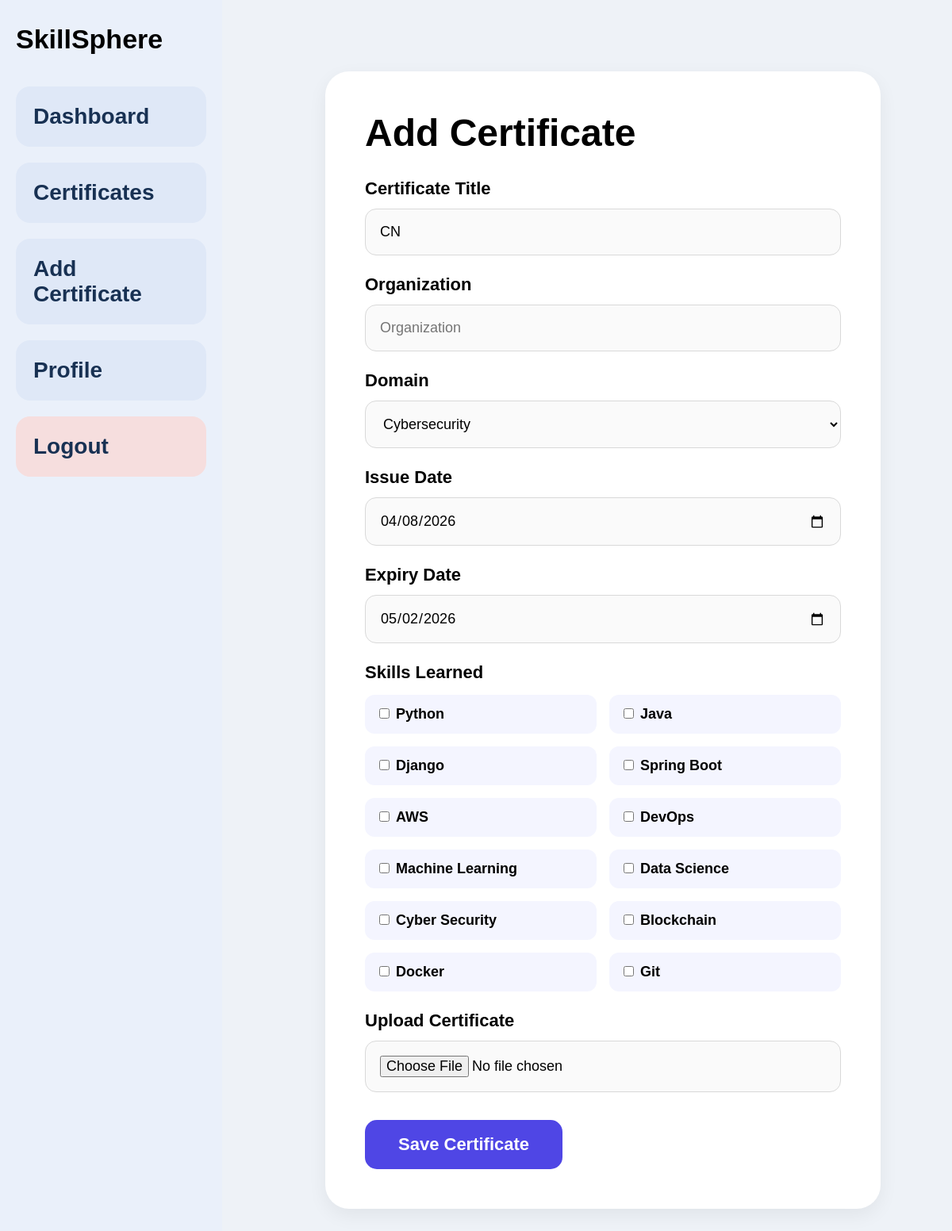
/cert/edit/4/ (signed in), run on the app's committed database.
### certificates/models.py (models this page shows, shortened)
class Certificate(models.Model):
    CATEGORY_CHOICES = [
        ('Cloud','Cloud'),
        ('AI/ML','AI/ML'),
        ('Blockchain','Blockchain'),
        ('Programming','Programming'),
        ('Cybersecurity','Cybersecurity'),
        ('Database','Database'),
        ('Web Development','Web Development'),
    ]
    user=models.ForeignKey(
        settings.AUTH_USER_MODEL,
        on_delete=models.CASCADE
    )
    title=models.CharField(max_length=200)
    issuer=models.CharField(
        max_length=200
    )
    category=models.CharField(
        max_length=50,
        choices=CATEGORY_CHOICES
    )
    issue_date=models.DateField()
    expiry_date=models.DateField()
    description=models.TextField(
        blank=True
    )
    certificate_file=models.FileField(
        upload_to='certificates/'
    )
    is_verified=models.BooleanField(
        default=False
    )

### certificates/views.py (the view)
@login_required
def edit_certificate(request,pk):
    cert=get_object_or_404(
        Certificate,
        id=pk,
        user=request.user
    )
    if request.method=="POST":
        form=CertificateForm(
            request.POST,
            request.FILES,
            instance=cert
        )
        if form.is_valid():
            form.save()
            return redirect(
                'certificates'
            )
    else:
        form=CertificateForm(
            instance=cert
        )
    return render(
        request,
        'certificates/add_certificate.html',
        {'form':form}
    )

### templates/certificates/add_certificate.html (shortened to what this page needs)
{% extends "base.html" %}
{% block content %}
<div class="page">
<div class="card">
<h1>Add Certificate</h1>
<form method="POST" enctype="multipart/form-data">
<label>Certificate Title</label>
{{ form.title }}
<label>Organization</label>
{{ form.issuer }}
<label>Domain</label>
{{ form.category }}
<label>Issue Date</label>
{{ form.issue_date }}
<label>Expiry Date</label>
{{ form.expiry_date }}
<label>Skills Learned</label>
<div class="skill-box">
<label><input type="checkbox">Python</label>
<label><input type="checkbox">Java</label>
<label><input type="checkbox">Django</label>
<label><input type="checkbox">Spring Boot</label>
<label><input type="checkbox">AWS</label>
<label><input type="checkbox">DevOps</label>
<label><input type="checkbox">Machine Learning</label>
<label><input type="checkbox">Data Science</label>
<label><input type="checkbox">Cyber Security</label>
<label><input type="checkbox">Blockchain</label>
<label><input type="checkbox">Docker</label>
<label><input type="checkbox">Git</label>
</div>
<label>Upload Certificate</label>
{{ form.certificate_file }}
<button type="submit" class="save-btn">
Save Certificate
</button>
</form>
</div>
</div>
{% endblock %}

### templates/base.html (style rules this page uses)
* { margin:0; padding:0; box-sizing:border-box; font-family:Arial; }
body { background:#eef2f7; }
.card { background:white; border-radius:30px; padding:45px; box-shadow:0 5px 18px rgba(0,0,0,.05); margin-bottom:40px; }

### templates/certificates/add_certificate.html (style rules this page uses)
.page { max-width:900px; margin:auto; padding:40px; }
.card { background:#fff; padding:50px; border-radius:30px; box-shadow:0 8px 25px rgba(0,0,0,.06); }
h1 { font-size:48px; font-weight:700; margin-bottom:30px; }
label { display:block; font-size:22px; font-weight:600; margin-top:24px; margin-bottom:12px; }
input,select { width:100%; padding:18px; border:1px solid #d9d9d9; border-radius:14px; font-size:18px; background:#fafafa; }
.skill-box { display:grid; grid-template-columns:repeat(2,1fr); gap:16px; margin-top:15px; }
.skill-box label { background:#f4f5ff; padding:14px 18px; border-radius:12px; font-size:18px; margin:0; cursor:pointer; }
.skill-box input { width:auto; margin-right:8px; }
.save-btn { margin-top:35px; background:#4f46e5; color:white; border:none; padding:18px 42px; font-size:22px; border-radius:15px; font-weight:600; cursor:pointer; }

### data on the page
Certificate: title "CN", category "Cybersecurity", issue_date "04/08/2026", expiry_date "05/02/2026"
